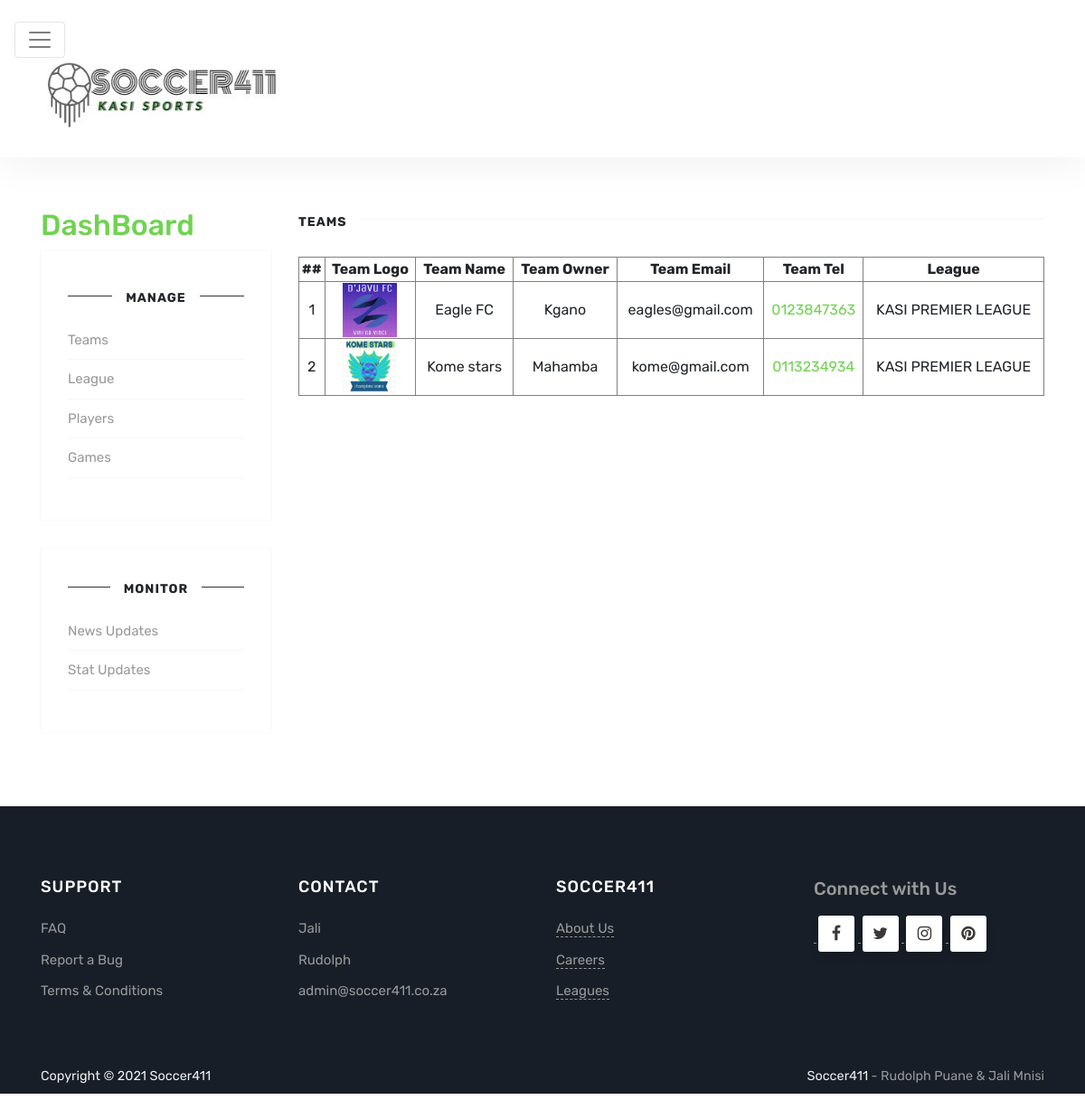
The page /teams.php (signed in) on the database its author committed.
### tables this page shows
CREATE TABLE `team` (
  `logo` varchar(255) NOT NULL,
  `teamId` varchar(11) NOT NULL,
  `teamName` varchar(255) NOT NULL,
  `teamOwner` varchar(255) NOT NULL,
  `email` varchar(255) NOT NULL,
  `landLine` int(11) NOT NULL,
  `league` varchar(255) NOT NULL,
  `tournament1` varchar(255) NOT NULL,
  `createdDate` date NOT NULL DEFAULT current_timestamp()
);

### teams.php (the view, shortened to what this page needs)
<?php
	include "header.php";
?>
<!DOCTYPE html>
<html lang="en">
<head>
<link rel="stylesheet" href="https://maxcdn.bootstrapcdn.com/bootstrap/4.0.0-alpha.6/css/bootstrap.min.css">
<link href="https://maxcdn.bootstrapcdn.com/font-awesome/4.7.0/css/font-awesome.min.css" rel="stylesheet">
<link href="assets/css/theme.css" rel="stylesheet">
</head>
<body class="layout-default">
<div class="site-content">
	<div class="container">
		<div class="main-content">
			<section class="recent-posts row">
			<div class="col-sm-3">
				<div class="sidebar">
					<a href="dashboard.php">
						<h2>DashBoard</h2>
					</a>
					<div class="sidebar-section">
						<h5><span>Manage</span></h5>
						<ul style="list-none;">
							<li><a href="teams.php">Teams</a></li>
							<li><a href="">League</a></li>
							<li><a href="">Players</a></li>
							<li><a href="setGame.php">Games</a></li>
						</ul>
					</div>
					<div class="sidebar-section">
						<h5><span>Monitor</span></h5>
						<ul style="list-none;">
							<li><a target="_blank" href="">News Updates</a></li>
							<li><a target="_blank" href="">Stat Updates</a></li>
						</ul>
					</div>
				</div>
			</div>
			<div class="col-sm-9">
				<div class="section-title">
					<h2><span>Teams</span></h2>
				</div>
				<div class="masonrygrid row listrecent">
					<div class="col-md-12 grid-item">
						<div class="card">
							<div class="card-block">
								<table border=1px; style="width:100%; text-align: center; "  align="center-desk" class="col-xl-12 col-lg-6 col-md-5 col-sm-5">
											<thead>
												<tr>
													<th>##</th>
													<th>Team Logo</th>
													<th>Team Name</th>
													<th>Team Owner</th>
													<th>Team Email</th>
													<th>Team Tel</th>
													<th>League</th>
												</tr>
											</thead>
								<?php
									$quer = "SELECT * FROM team order by teamName";
									$result = mysqli_query($con,$quer);
									$counter=1;
									while($team = mysqli_fetch_assoc($result))
									{
									?>
									<tbody>
										<tr>
											<td><?php echo $counter; ?></td>
											<td>
												<div class="text-center">
													<a href="team_Profile.php?id=<?php echo $team['teamId']; ?>">
														<img style="width:60px; height:60px" alt="No Logo" src="<?php echo $team['logo']; ?>">
													</a>
												</div>
											</td>
											<td><?php echo $team['teamName'] ?></td>
											<td><?php echo $team['teamOwner'] ?></td>
											<td><?php echo $team['email'] ?></td>
											<td><a href="tel:0<?php echo $team['landLine'] ?>">0<?php echo $team['landLine'] ?></a></td>
											<td><?php echo $team['league'] ?></td>
										</tr>
									<?php
										$counter++;
										}
								?>
									</tbody>
								</table>
							</div>
						</div>
					</div>
				</div>
			</div>
			</section>
		</div>
	</div>
	<?php
		include "footer.php"
	?>
</body>
</html>

### assets/css/theme.css (style rules this page uses)
body { font-family: "Rubik", -apple-system, BlinkMacSystemFont, "Helvetica Neue", sans-serif; }
a { color:#6FD350; }
a,a:hover { transition:all 0.2s; }
.site-content { padding-top: 3.5rem; margin-top: 57px; transition: all 0.4s; }
section { margin-bottom:20px; }
section.recent-posts { margin-bottom:0; }
.section-title h2 { font-weight:700; font-size:1.4rem; margin-bottom:27px; position: relative; }
.section-title h2:before { margin-bottom: 0; position: absolute; z-index: 1; left: 15px; right: 0px; top: 12px; height: 1px; content: ''; background-color: #f5f5f5; }
.section-title span { background-color: #fff; position: relative; z-index: 2; display: inline-block; padding: 0px 15px 0 0; font-size: 14px; text-transform: uppercase; letter-spacing: 1px; }
.card { border-radius:4px; margin-bottom: 30px; box-shadow:0 0px 1px 0 rgba(0, 0, 0, 0.14); border:0; }
.sidebar { max-width:340px;font-size: 15px; }
.sidebar h5 { margin-bottom: 1rem; text-align:center; position:relative;font-weight: 700; }
.sidebar h5 span { background-color: #fff; position: relative; z-index: 2; display: inline-block; padding: 0px 15px 0 15px; text-align: center; font-size: 14px; text-transform: uppercase; letter-spacing: 1px; }
.sidebar h5:before { margin-bottom: 0; position: absolute; z-index: 1; left: 0px; top: 12px; width: 100%; height: 1px; content: ''; background-color: #333333; }
.sidebar ul { list-style:none;padding-left:0; }
.sidebar ul li a { color: #999; border-bottom: 1px solid #f6f6f6; display: block; padding-bottom: 10px; padding-top: 10px; }
.sidebar-section { margin-bottom: 2rem; box-shadow: 0 0px 1px 0 rgba(0,0,0,0.1); box-shadow:0 0px 1px 0 rgba(0, 0, 0, 0.14); padding: 30px; }
.h1, .h2, .h3, .h4, .h5, .h6, h1, h2, h3, h4, h5, h6 { font-family: "Rubik", -apple-system, BlinkMacSystemFont, "Helvetica Neue", sans-serif; }
img { max-width:100%;height: auto; }

### rows shown on the page
team: logo (picture), teamName "Eagle FC", teamOwner "Kgano", email "eagles@gmail.com", landLine "123847363", league "KASI PREMIER LEAGUE"
team: logo (picture), teamName "Kome stars", teamOwner "Mahamba", email "kome@gmail.com", landLine "113234934", league "KASI PREMIER LEAGUE"
